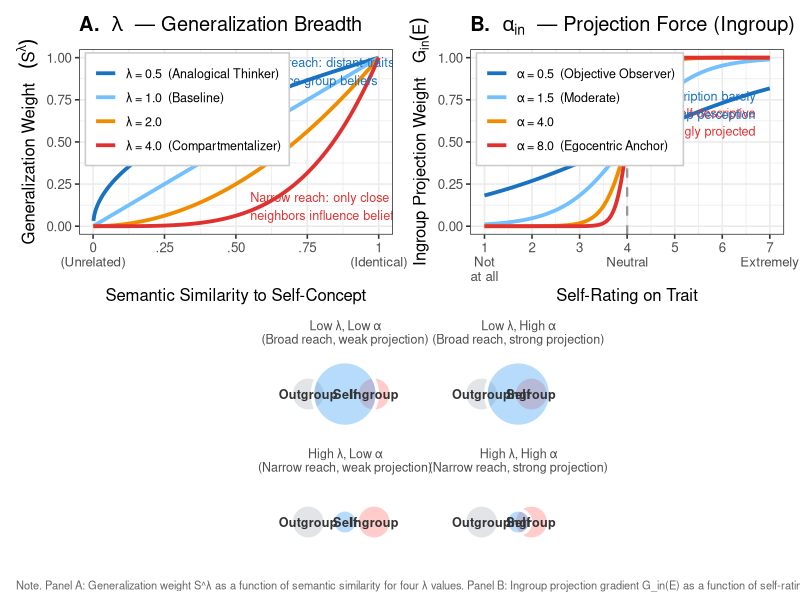
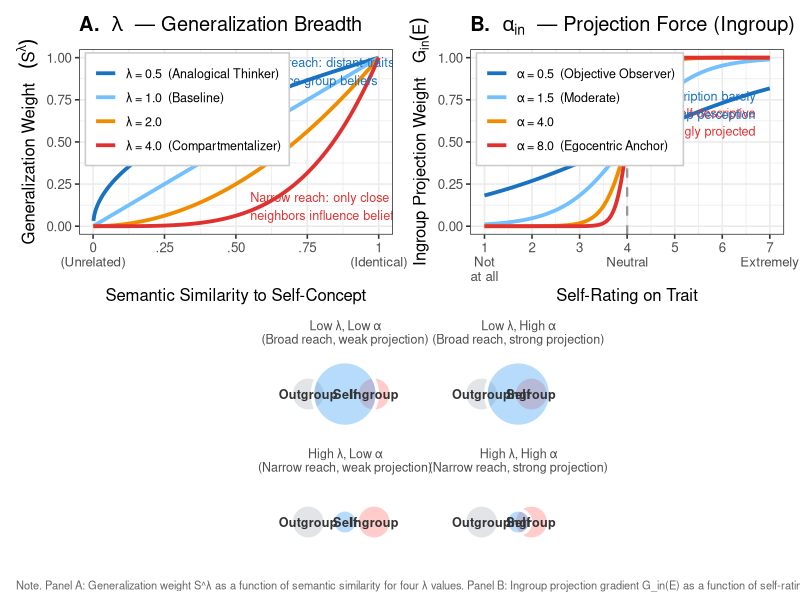

The R script that drew these images, in order:
# Parameter Space Visualization
# Explores three implementations of how lambda and alpha shape social inference:
#   A. Generalization gradient curves (lambda effect on similarity weighting)
#   B. Projection gradient curves (alpha effect on self-rating -> group belief)
#   C. Venn diagram grid (self-group semantic overlap across parameter combinations)

library(tidyverse)
library(ggforce)
library(patchwork)
library(here)

# ============================================================
# PANEL A: Lambda — Generalization Breadth
# Shows S^lambda as a function of similarity for different lambda values.
# The key insight: lambda controls HOW FAR inference travels from the self.
# Low lambda = activation bleeds broadly across the semantic network.
# High lambda = activation is restricted to close semantic neighbors.
# ============================================================

sim_seq <- seq(0.001, 1, length.out = 300)

lambda_df <- expand.grid(S = sim_seq, lambda = c(0.5, 1, 2, 4)) %>%
  mutate(
    weight = S^lambda,
    lambda_label = factor(lambda,
      labels = c("λ = 0.5  (Analogical Thinker)",
                 "λ = 1.0  (Baseline)",
                 "λ = 2.0",
                 "λ = 4.0  (Compartmentalizer)"))
  )

p_lambda <- ggplot(lambda_df, aes(x = S, y = weight, color = lambda_label)) +
  geom_line(linewidth = 1.3) +
  scale_color_manual(values = c("#1971C2", "#74C0FC", "#F08C00", "#E03131"),
                     name = NULL) +
  scale_x_continuous(breaks = c(0, 0.25, 0.5, 0.75, 1),
                     labels = c("0\n(Unrelated)", ".25", ".50", ".75", "1\n(Identical)")) +
  labs(
    x = "Semantic Similarity to Self-Concept",
    y = expression("Generalization Weight  " ~ (S^lambda)),
    title = expression(bold("A.  ") * lambda * "  — Generalization Breadth")
  ) +
  annotate("text", x = 0.55, y = 0.92, hjust = 0,
           label = "Broad reach: distant traits still\ninfluence group beliefs",
           color = "#1971C2", size = 3.2) +
  annotate("text", x = 0.55, y = 0.12, hjust = 0,
           label = "Narrow reach: only close\nneighbors influence beliefs",
           color = "#E03131", size = 3.2) +
  theme_bw(base_size = 12) +
  theme(legend.position = c(0.02, 0.98), legend.justification = c(0, 1),
        legend.background = element_rect(fill = "white", color = "gray80"),
        legend.text = element_text(size = 9))

# ============================================================
# PANEL B: Alpha — Projection Force
# Shows G_in(E) = sigma(alpha * (E - 4)) for different alpha values.
# The key insight: alpha controls HOW STRONGLY self-rating drives group belief.
# Low alpha = self stays separate from group perception (objective observer).
# High alpha = self aggressively dictates group perception (egocentric anchor).
# ============================================================

E_seq <- seq(1, 7, length.out = 300)

alpha_df <- expand.grid(E = E_seq, alpha = c(0.5, 1.5, 4, 8)) %>%
  mutate(
    G_in  = plogis(alpha * (E - 4)),
    G_out = plogis(-alpha * (E - 4)),
    alpha_label = factor(alpha,
      labels = c("α = 0.5  (Objective Observer)",
                 "α = 1.5  (Moderate)",
                 "α = 4.0",
                 "α = 8.0  (Egocentric Anchor)"))
  )

p_alpha <- ggplot(alpha_df, aes(x = E, y = G_in, color = alpha_label)) +
  geom_line(linewidth = 1.3) +
  geom_vline(xintercept = 4, linetype = "dashed", color = "gray60", linewidth = 0.8) +
  scale_color_manual(values = c("#1971C2", "#74C0FC", "#F08C00", "#E03131"),
                     name = NULL) +
  scale_x_continuous(breaks = 1:7,
                     labels = c("1\nNot\nat all","2","3","4\nNeutral","5","6","7\nExtremely")) +
  scale_y_continuous(limits = c(0, 1), breaks = c(0, 0.25, 0.5, 0.75, 1)) +
  labs(
    x = "Self-Rating on Trait",
    y = expression("Ingroup Projection Weight  " ~ G["in"](E)),
    title = expression(bold("B.  ") * alpha["in"] * "  — Projection Force (Ingroup)")
  ) +
  annotate("text", x = 6.7, y = 0.62, hjust = 1, size = 3.2, color = "#E03131",
           label = "High α: any self-descriptive\ntrait strongly projected") +
  annotate("text", x = 6.7, y = 0.72, hjust = 1, size = 3.2, color = "#1971C2",
           label = "Low α: self-description barely\ninfluences group perception") +
  theme_bw(base_size = 12) +
  theme(legend.position = c(0.02, 0.98), legend.justification = c(0, 1),
        legend.background = element_rect(fill = "white", color = "gray80"),
        legend.text = element_text(size = 9))

# ============================================================
# PANEL C: Venn Diagram Grid — Self-Group Semantic Overlap
# 2x2 grid: rows = Low/High lambda, cols = Low/High alpha_in
# Lambda controls the RADIUS of the self-concept circle (semantic reach).
# Alpha_in controls the OVERLAP between self and ingroup circles.
# ============================================================

make_venn_panel <- function(lambda_val, alpha_in_val, alpha_out_val = 3) {
  # Self radius: lower lambda = broader semantic reach = larger circle
  r_self <- 1.6 / sqrt(lambda_val)

  # Ingroup distance from self: higher alpha_in = stronger projection = more overlap
  # Map alpha_in (0-10) to distance: high alpha_in means centers are close
  d_in <- 2.2 - (alpha_in_val / 10) * 1.6

  # Outgroup distance: higher alpha_out = pushed further away
  d_out <- 2.2 + (alpha_out_val / 10) * 1.2

  data.frame(
    x0    = c(0,    d_in, -d_out),
    y0    = c(0,    0,     0),
    r     = c(r_self, 1.2,  1.2),
    label = c("Self", "Ingroup", "Outgroup"),
    fill  = c("#339AF0", "#FF6B6B", "#ADB5BD")
  )
}

venn_params <- list(
  list(lambda = 0.5, alpha_in = 1,  title = "Low λ, Low α\n(Broad reach, weak projection)"),
  list(lambda = 0.5, alpha_in = 8,  title = "Low λ, High α\n(Broad reach, strong projection)"),
  list(lambda = 3.5, alpha_in = 1,  title = "High λ, Low α\n(Narrow reach, weak projection)"),
  list(lambda = 3.5, alpha_in = 8,  title = "High λ, High α\n(Narrow reach, strong projection)")
)

venn_plots <- map(venn_params, function(p) {
  df <- make_venn_panel(p$lambda, p$alpha_in)

  ggplot(df) +
    geom_circle(aes(x0 = x0, y0 = y0, r = r, fill = label),
                alpha = 0.35, color = "white", linewidth = 1.2) +
    geom_text(aes(x = x0, y = y0, label = label),
              size = 3.2, fontface = "bold", color = "gray20") +
    scale_fill_manual(values = c("Self" = "#339AF0",
                                 "Ingroup" = "#FF6B6B",
                                 "Outgroup" = "#ADB5BD")) +
    coord_fixed(xlim = c(-5.5, 5.5), ylim = c(-3, 3)) +
    labs(title = p$title) +
    theme_void(base_size = 10) +
    theme(legend.position = "none",
          plot.title = element_text(hjust = 0.5, size = 9, color = "gray30"))
})

p_venn <- wrap_plots(venn_plots, nrow = 2) +
  plot_annotation(
    title = expression(bold("C.  ") * "Self-Group Semantic Overlap as a Function of  " * lambda * "  and  " * alpha["in"])
  )

# ============================================================
# COMBINE AND SAVE
# ============================================================

final_plot <- (p_lambda | p_alpha) / p_venn +
  plot_layout(heights = c(1, 1.2)) +
  plot_annotation(
    caption = paste0(
      "Note. Panel A: Generalization weight S^λ as a function of semantic similarity for four λ values. ",
      "Panel B: Ingroup projection gradient G_in(E) as a function of self-rating for four α_in values. ",
      "Panel C: Conceptual Venn diagrams of self-ingroup-outgroup semantic overlap across λ × α_in combinations. ",
      "All other parameters held at representative values (τ = 3, γ = 0.5, w = 0.05)."
    ),
    theme = theme(plot.caption = element_text(size = 8, color = "gray40",
                                               hjust = 0, margin = margin(t = 8)))
  )

ggsave(here("Figures", "parameter_space_visualization.pdf"),
       final_plot, width = 12, height = 11)
ggsave(here("Figures", "parameter_space_visualization.png"),
       final_plot, width = 12, height = 11, dpi = 300)

message("Saved: Figures/parameter_space_visualization.pdf/.png")
